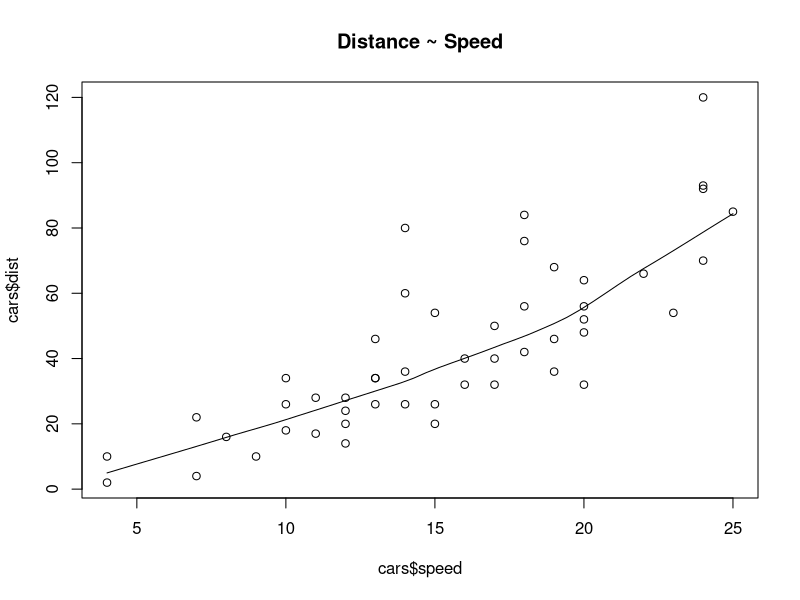
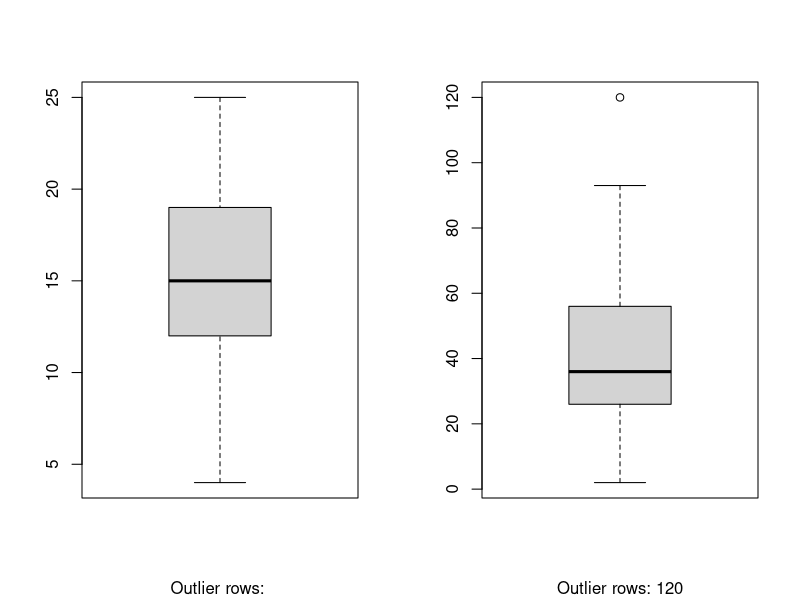
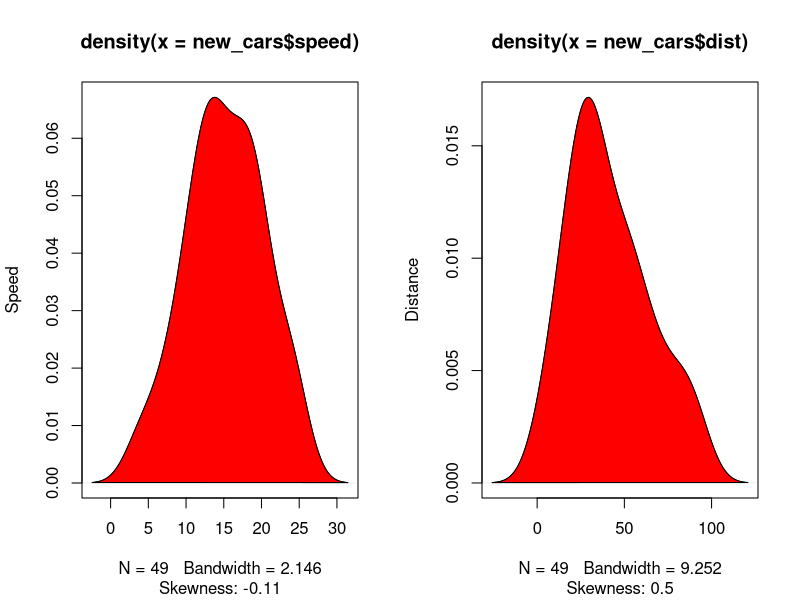

R code for these plots, in order:
## ---- chunk 1
knitr::opts_chunk$set(echo = TRUE)
## ---- chunk 2
cars
## ---- chunk 3
scatter.smooth(x=cars$speed, y=cars$dist, main="Distance ~ Speed")
## ---- chunk 4
par(mfrow=c(1,2))

boxplot(cars$speed, sub=paste("Outlier rows:",boxplot.stats(cars$speed)$out))

boxplot(cars$dist, sub=paste("Outlier rows:",boxplot.stats(cars$dist)$out))
## ---- chunk 5
dist_outlier <- boxplot(cars$dist, plot=FALSE)$out

new_cars <- cars[-which(cars$dist %in% dist_outlier),]

new_cars
## ---- chunk 6
library(e1071)

par(mfrow=c(1,2))

plot(density(new_cars$speed), ylab = 'Speed', sub=paste('Skewness:', round(e1071::skewness(new_cars$speed),2)))

polygon(density(new_cars$speed), col='red')

plot(density(new_cars$dist), ylab = 'Distance', sub=paste('Skewness:', round(e1071::skewness(new_cars$dist),2)))

polygon(density(new_cars$dist), col='red')
